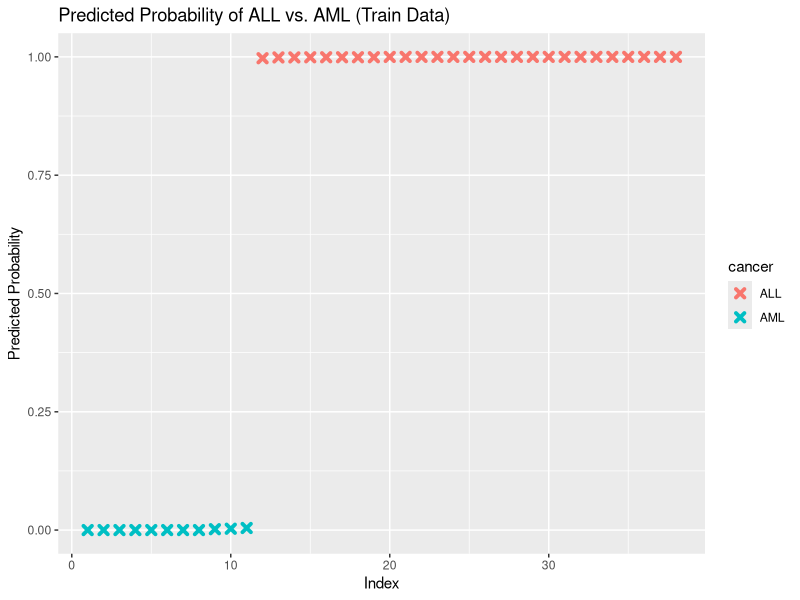
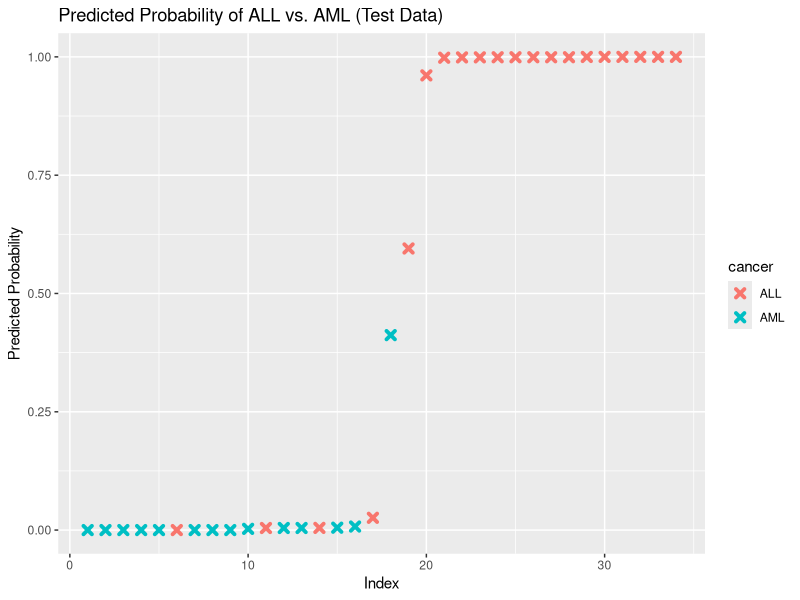
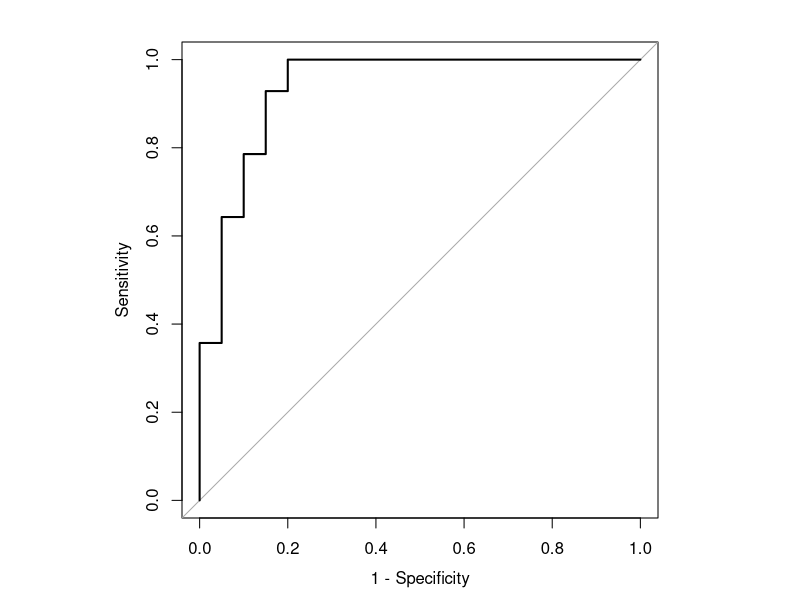
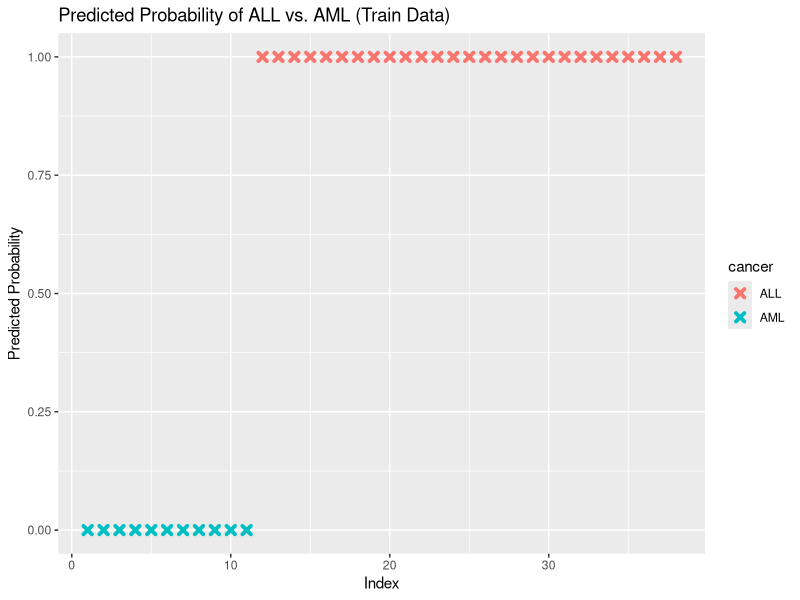
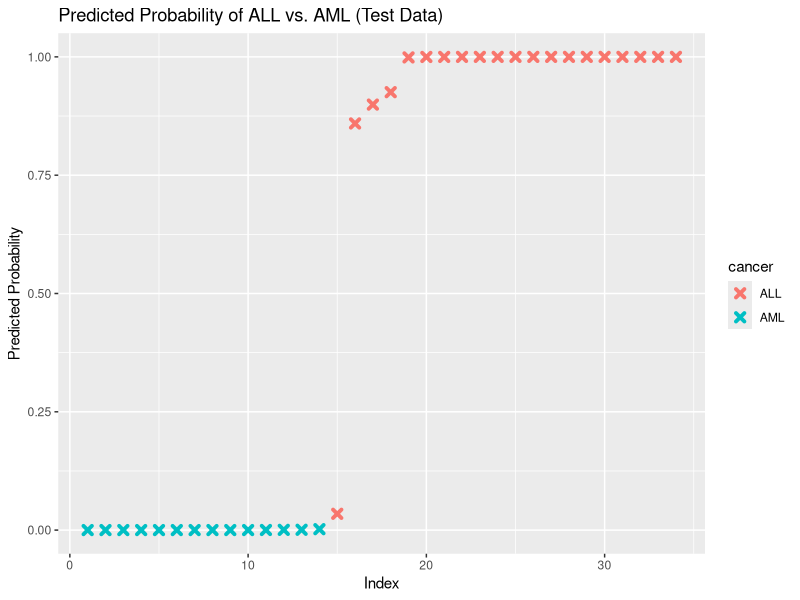
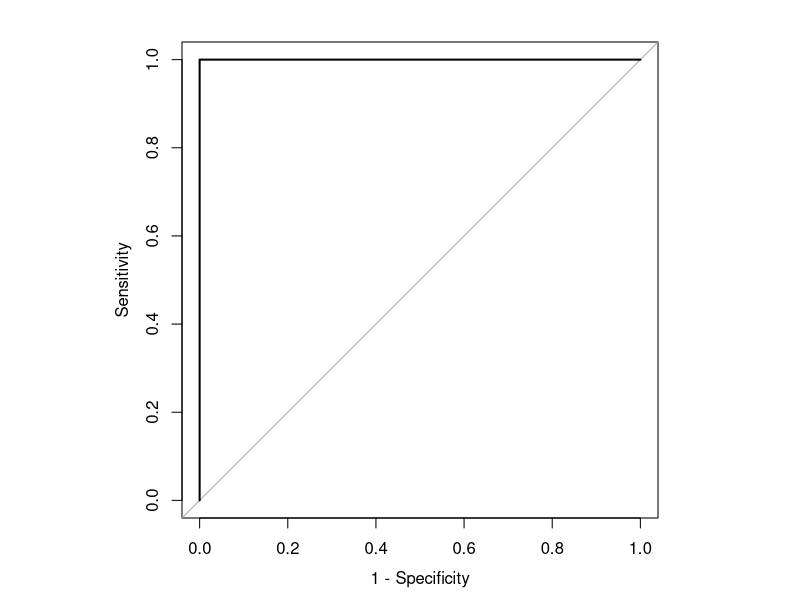
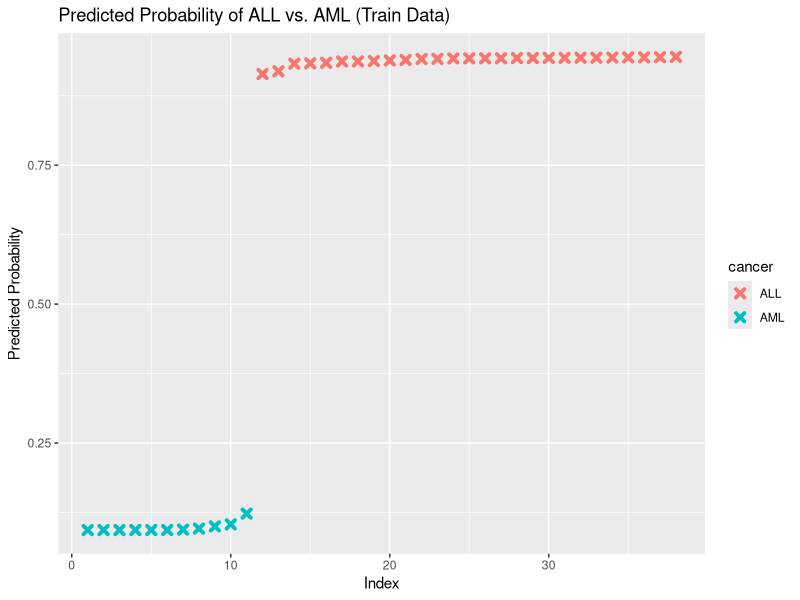
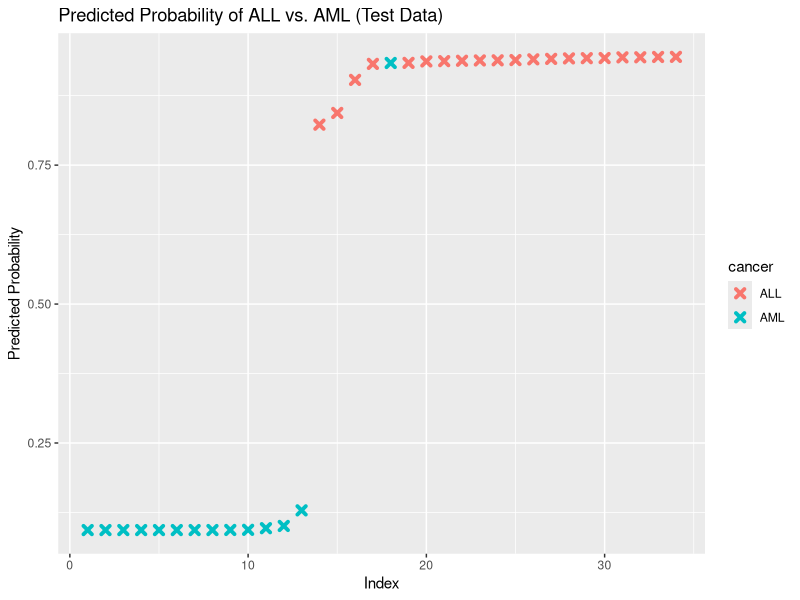

Here is the R script that generated these plots, in order:
## ---- chunk 1
library(caret)
library(pROC)
## ---- chunk 2
graph_probability <- function(model, data, comp, test_train){
  predicted <- data.frame(
    probability = predict(model, newdata = data[4:(comp+3)], "prob")[,1],
    cancer=data$cancer
  )

  predicted <- predicted[
    order(predicted$probability, decreasing=FALSE),]
  predicted$rank <- 1:nrow(predicted)
  
  if (test_train == "test") {
    ggplot(data=predicted, aes(x=rank, y=probability)) +
      geom_point(aes(color=cancer), alpha=1, shape=4, stroke=2) +
      xlab("Index") +
      ylab("Predicted Probability") +
      ggtitle("Predicted Probability of ALL vs. AML (Test Data)")
  }
  
  else {
    ggplot(data=predicted, aes(x=rank, y=probability)) +
      geom_point(aes(color=cancer), alpha=1, shape=4, stroke=2) +
      xlab("Index") +
      ylab("Predicted Probability") +
      ggtitle("Predicted Probability of ALL vs. AML (Train Data)")
  }
}

cross_val_model <- function(train, method, num_cv, folds, comp) {
  set.seed(1)
  cv_model <- train(
    x = train[4:(comp+3)],
    y = train$cancer,
    method = method,
    metric = "Accuracy",
    trControl = trainControl(method="repeatedcv",
                             number = num_cv,
                             repeats = folds),
  )
  return (cv_model)
}

conf_matrix <- function(test, cv_model, comp) {
  return (confusionMatrix(reference = as.factor(test$cancer), data = as.factor(predict(cv_model, test[4:(comp+3)]))))
}

roc_plot <- function(test, model, comp) {
  par(pty="s")
  roc(test$cancer, predict(model, test[4:(comp+3)], type="prob")[,1], plot=TRUE, legacy.axes=TRUE)
} 
## ---- chunk 3
method <- "nnet"
comp <- 20
num_cv <- 3
folds <- 5
## ---- chunk 4
#import numerical pca and split test / train data
test <- read.csv("data/processed/pca_num_test.csv", row.names = 1)
train <- read.csv("data/processed/pca_num_train.csv", row.names = 1)

model <- cross_val_model(train, method, num_cv, folds, comp)
model
## ---- chunk 5
#confusion matrix of model
conf_matrix(test, model, comp)
## ---- chunk 6
#graphing training probabilites
graph_probability(model, train, comp, "train")

#graphing testing probabilities
graph_probability(model, test, comp, "test")
## ---- chunk 7
#plotting ROC
roc_plot(test, model, comp)
## ---- chunk 8
#import numerical pca and split test / train data
test <- read.csv("data/processed/pca_cat_test.csv", row.names = 1)
train <- read.csv("data/processed/pca_cat_train.csv", row.names = 1)

model <- cross_val_model(train, method, num_cv, folds, comp)
model
## ---- chunk 9
#confusion matrix of model
conf_matrix(test, model, comp)
## ---- chunk 10
#graphing training probabilites
graph_probability(model, train, comp, "train")

#graphing testing probabilities
graph_probability(model, test, comp, "test")
## ---- chunk 11
#plotting ROC
roc_plot(test, model, comp)
## ---- chunk 12
#import numerical pca and split test / train data
test <- read.csv("data/processed/cor_num_test.csv", row.names = 1)
train <- read.csv("data/processed/cor_num_train.csv", row.names = 1)

model <- cross_val_model(train, method, num_cv, folds, comp)
model
## ---- chunk 13
#confusion matrix of model
conf_matrix(test, model, comp)
## ---- chunk 14
#graphing training probabilites
graph_probability(model, train, comp, "train")

#graphing testing probabilities
graph_probability(model, test, comp, "test")
## ---- chunk 15
#plotting ROC
roc_plot(test, model, comp)
## ---- chunk 16
#import numerical pca and split test / train data
test <- read.csv("data/processed/cor_cat_test.csv", row.names = 1)
train <- read.csv("data/processed/cor_cat_train.csv", row.names = 1)

model <- cross_val_model(train, method, num_cv, folds, comp)
model
## ---- chunk 17
#confusion matrix of model
conf_matrix(test, model, comp)
## ---- chunk 18
#graphing training probabilites
graph_probability(model, train, comp, "train")

#graphing testing probabilities
graph_probability(model, test, comp, "test")
## ---- chunk 19
#plotting ROC
roc_plot(test, model, comp)
